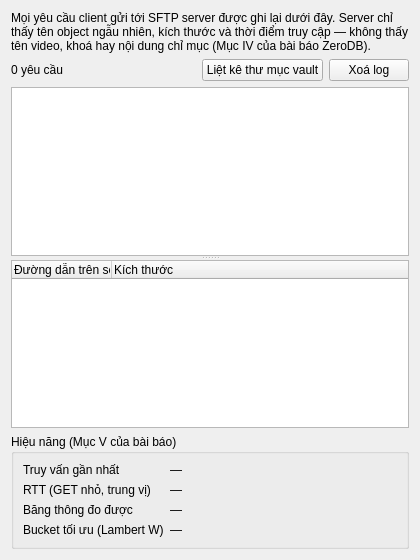
<?xml version="1.0" encoding="UTF-8"?>
<ui version="4.0">
 <class>ServerViewWidget</class>
 <widget class="QWidget" name="ServerViewWidget">
  <property name="geometry">
   <rect>
    <x>0</x>
    <y>0</y>
    <width>420</width>
    <height>560</height>
   </rect>
  </property>
  <layout class="QVBoxLayout" name="verticalLayout">
   <item>
    <widget class="QLabel" name="label_Explain">
     <property name="text">
      <string>Mọi yêu cầu client gửi tới SFTP server được ghi lại dưới đây. Server chỉ thấy tên object ngẫu nhiên, kích thước và thời điểm truy cập — không thấy tên video, khoá hay nội dung chỉ mục (Mục IV của bài báo ZeroDB).</string>
     </property>
     <property name="wordWrap">
      <bool>true</bool>
     </property>
    </widget>
   </item>
   <item>
    <layout class="QHBoxLayout" name="horizontalLayout_Totals">
     <item>
      <widget class="QLabel" name="label_Totals">
       <property name="sizePolicy">
        <sizepolicy hsizetype="Expanding" vsizetype="Preferred">
         <horstretch>1</horstretch>
         <verstretch>0</verstretch>
        </sizepolicy>
       </property>
       <property name="text">
        <string>0 yêu cầu</string>
       </property>
      </widget>
     </item>
     <item>
      <widget class="QPushButton" name="pushButton_ListServer">
       <property name="text">
        <string>Liệt kê thư mục vault</string>
       </property>
      </widget>
     </item>
     <item>
      <widget class="QPushButton" name="pushButton_Clear">
       <property name="text">
        <string>Xoá log</string>
       </property>
      </widget>
     </item>
    </layout>
   </item>
   <item>
    <widget class="QSplitter" name="splitter_Server">
     <property name="orientation">
      <enum>Qt::Orientation::Vertical</enum>
     </property>
     <widget class="QTableView" name="tableView_Log"/>
     <widget class="QTreeWidget" name="treeWidget_Listing">
      <property name="rootIsDecorated">
       <bool>false</bool>
      </property>
      <column>
       <property name="text">
        <string>Đường dẫn trên server</string>
       </property>
      </column>
      <column>
       <property name="text">
        <string>Kích thước</string>
       </property>
      </column>
     </widget>
    </widget>
   </item>
   <item>
    <widget class="QGroupBox" name="groupBox_Performance">
     <property name="title">
      <string>Hiệu năng (Mục V của bài báo)</string>
     </property>
     <layout class="QFormLayout" name="formLayout_Performance">
      <item row="0" column="0">
       <widget class="QLabel" name="label_LastQueryTitle">
        <property name="text">
         <string>Truy vấn gần nhất</string>
        </property>
       </widget>
      </item>
      <item row="0" column="1">
       <widget class="QLabel" name="label_LastQuery">
        <property name="text">
         <string>—</string>
        </property>
        <property name="wordWrap">
         <bool>true</bool>
        </property>
       </widget>
      </item>
      <item row="1" column="0">
       <widget class="QLabel" name="label_RttTitle">
        <property name="text">
         <string>RTT (GET nhỏ, trung vị)</string>
        </property>
       </widget>
      </item>
      <item row="1" column="1">
       <widget class="QLabel" name="label_Rtt">
        <property name="text">
         <string>—</string>
        </property>
       </widget>
      </item>
      <item row="2" column="0">
       <widget class="QLabel" name="label_BandwidthTitle">
        <property name="text">
         <string>Băng thông đo được</string>
        </property>
       </widget>
      </item>
      <item row="2" column="1">
       <widget class="QLabel" name="label_Bandwidth">
        <property name="text">
         <string>—</string>
        </property>
       </widget>
      </item>
      <item row="3" column="0">
       <widget class="QLabel" name="label_OptimalTitle">
        <property name="text">
         <string>Bucket tối ưu (Lambert W)</string>
        </property>
       </widget>
      </item>
      <item row="3" column="1">
       <widget class="QLabel" name="label_Optimal">
        <property name="text">
         <string>—</string>
        </property>
        <property name="wordWrap">
         <bool>true</bool>
        </property>
       </widget>
      </item>
     </layout>
    </widget>
   </item>
  </layout>
 </widget>
 <resources/>
 <connections/>
</ui>
